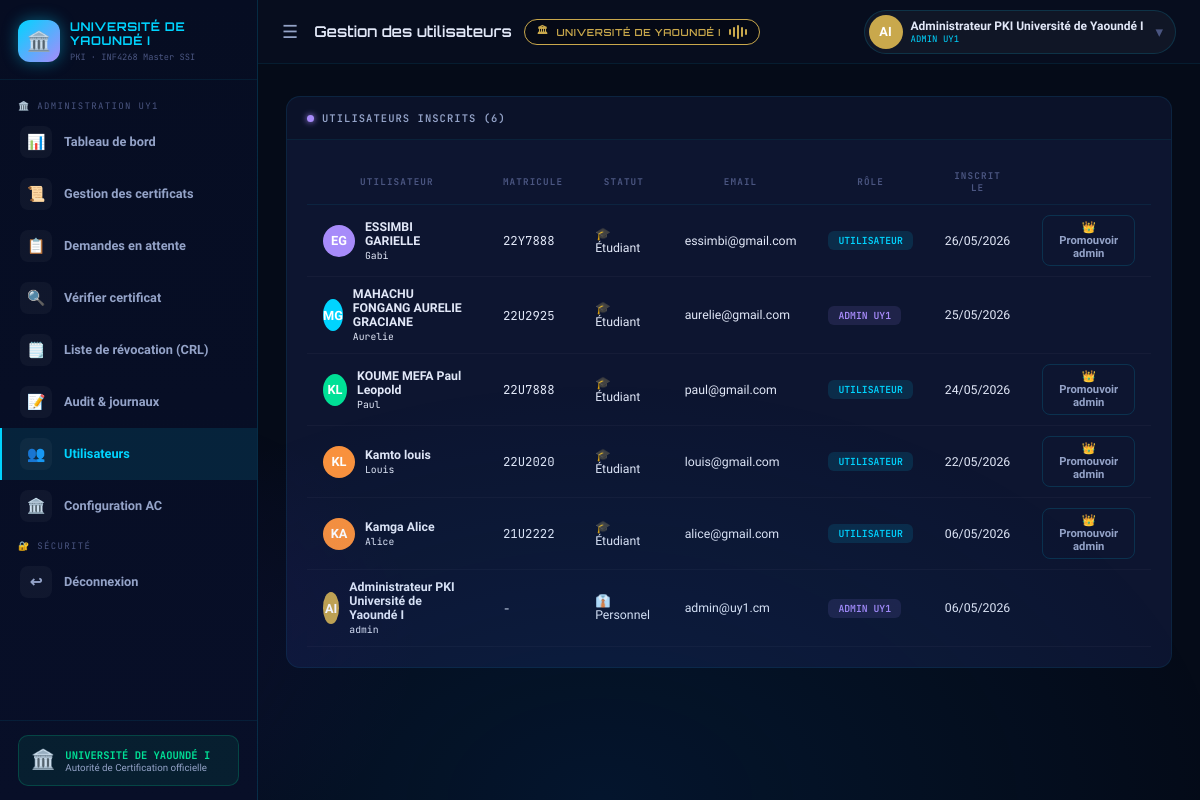
The app's page /users (signed in) with its own data.
### modules/models.py (models this page shows, shortened)
class User(UserMixin, db.Model):
    __tablename__ = 'users'
    id            = db.Column(db.Integer, primary_key=True)
    username      = db.Column(db.String(64), unique=True, nullable=False)
    email         = db.Column(db.String(120), unique=True, nullable=False)
    full_name     = db.Column(db.String(128), default='')
    matricule     = db.Column(db.String(50), default='')
    age           = db.Column(db.Integer, default=0)
    department    = db.Column(db.String(128), default='')
    status_type   = db.Column(db.String(30), default='etudiant')
    password_hash = db.Column(db.String(256), nullable=False)
    role          = db.Column(db.String(20), default='user')
    avatar_color  = db.Column(db.String(20), default='#00d4ff')
    created_at    = db.Column(db.DateTime, default=datetime.utcnow)
    last_login    = db.Column(db.DateTime, nullable=True)
    certificates  = db.relationship('Certificate', backref='owner', lazy=True)
    logs          = db.relationship('AuditLog', backref='user_ref', lazy=True)
    requests      = db.relationship('CertificateRequest',
                                   foreign_keys='CertificateRequest.user_id',
                                   backref='requester', lazy=True)
    def is_admin(self):
        return self.role == 'admin'
    def display_name(self):
        return self.full_name if self.full_name else self.username
    def initials(self):
        n = self.display_name()
        parts = n.split()
        if len(parts) >= 2:
            return (parts[0][0] + parts[-1][0]).upper()
        return n[:2].upper()
    def get_status_label(self):
        labels = {
            'etudiant': '🎓 Étudiant',
            'enseignant': '👨‍🏫 Enseignant',
            'personnel': '👔 Personnel'
        }
        return labels.get(self.status_type, '📝 Autre')

### app.py (the view)
@app.route('/users')
@login_required
def users():
    if not current_user.is_admin():
        flash('Accès réservé à l\'administration.', 'danger')
        return redirect(url_for('dashboard_user'))
    all_users = User.query.order_by(User.created_at.desc()).all()
    return render_template('users.html', all_users=all_users)

### app.py (called while the page is built)
@login_manager.user_loader
def load_user(uid):
    return db.session.get(User, int(uid))

def get_ca():
    return AuthorityCA.query.first()

def expiring_soon(days=30):
    limit = datetime.utcnow() + timedelta(days=days)
    return Certificate.query.filter(Certificate.status=='VALID', Certificate.expires_at!=None, Certificate.expires_at<=limit).count()

@app.context_processor
def inject_globals():
    ca = get_ca()
    notif_count = expiring_soon(30) if ca else 0
    pending_count = CertificateRequest.query.filter_by(status='PENDING').count() if ca and current_user.is_authenticated and current_user.is_admin() else 0
    return dict(
        ca_exists=bool(ca),
        notif_count=notif_count,
        pending_count=pending_count,
        reasons_labels=REASONS_LABELS,
        university_name="Université de Yaoundé I"
    )

### templates/users.html (shortened to what this page needs)
{% extends "base.html" %}
{% block page_title %}Gestion des utilisateurs{% endblock %}
{% block content %}
<div class="card">
  <div class="card-header">
    <div class="card-title">
      <span class="dot dot-purple"></span>
      UTILISATEURS INSCRITS ({{ all_users|length }})
    </div>
  </div>
  <div class="card-body">
    <div class="table-wrap">
      <table>
        <thead>
          <tr>
            <th>Utilisateur</th>
            <th>Matricule</th>
            <th>Statut</th>
            <th>Email</th>
            <th>Rôle</th>
            <th>Inscrit le</th>
            <th></th>
          </tr>
        </thead>
        <tbody>
          {% for user in all_users %}
          <tr>
            <td>
              <div style="display: flex; align-items: center; gap: 10px;">
                <div class="user-avatar" style="width: 32px; height: 32px; background: {{ user.avatar_color }};">{{ user.initials() }}</div>
                <div>
                  <strong>{{ user.display_name() }}</strong><br>
                  <span class="mono" style="font-size: 0.65rem;">{{ user.username }}</span>
                </div>
              </div>
            </td>
            <td class="mono">{{ user.matricule or '-' }}</td>
            <td>{{ user.get_status_label() }}</td>
            <td>{{ user.email }}</td>
            <td>{% if user.is_admin() %}<span class="badge badge-admin">ADMIN UY1</span>{% else %}<span class="badge badge-user">UTILISATEUR</span>{% endif %}</td>
            <td>{{ user.created_at.strftime('%d/%m/%Y') }}</td>
            <td>
              {% if not user.is_admin() and current_user.is_admin() and user.id != current_user.id %}
              <form method="POST" action="{{ url_for('promote_user', uid=user.id) }}" style="display: inline;">
                <button type="submit" class="btn btn-outline btn-sm">👑 Promouvoir admin</button>
              </form>
              {% endif %}
            </td>
          </tr>
          {% endfor %}
        </tbody>
      </table>
    </div>
  </div>
</div>
{% endblock %}

### templates/base.html (shortened to what this page needs)
<!DOCTYPE html>
<html lang="fr">
<head>
  <link rel="stylesheet" href="{{ url_for('static', filename='css/style.css') }}">
</head>
<body>
{% if current_user.is_authenticated %}
<aside class="sidebar" id="sidebar">
  <div class="sidebar-logo">
    <div class="sidebar-logo-icon">🏛️</div>
    <div class="sidebar-logo-text">
      <h2>UNIVERSITÉ DE YAOUNDÉ I</h2>
      <p>PKI · INF4268 Master SSI</p>
    </div>
  </div>
  <nav class="sidebar-nav">
    {% if current_user.is_admin() %}
      <div class="nav-section">🏛️ Administration UY1</div>
      <a href="{{ url_for('dashboard_admin') }}" class="nav-link {% if request.endpoint=='dashboard_admin' %}active{% endif %}">
        <div class="nav-icon">📊</div> <span>Tableau de bord</span>
      </a>
      <a href="{{ url_for('certificates') }}" class="nav-link {% if request.endpoint=='certificates' %}active{% endif %}">
        <div class="nav-icon">📜</div> <span>Gestion des certificats</span>
      </a>
      <a href="{{ url_for('pending_requests') }}" class="nav-link {% if request.endpoint=='pending_requests' %}active{% endif %}">
        <div class="nav-icon">📋</div> <span>Demandes en attente</span>
      </a>
      <a href="{{ url_for('verify') }}" class="nav-link {% if request.endpoint=='verify' %}active{% endif %}">
        <div class="nav-icon">🔍</div> <span>Vérifier certificat</span>
      </a>
      <a href="{{ url_for('view_crl') }}" class="nav-link {% if request.endpoint=='view_crl' %}active{% endif %}">
        <div class="nav-icon">🗒️</div> <span>Liste de révocation (CRL)</span>
      </a>
      <a href="{{ url_for('audit') }}" class="nav-link {% if request.endpoint=='audit' %}active{% endif %}">
        <div class="nav-icon">📝</div> <span>Audit & journaux</span>
      </a>
      <a href="{{ url_for('users') }}" class="nav-link {% if request.endpoint=='users' %}active{% endif %}">
        <div class="nav-icon">👥</div> <span>Utilisateurs</span>
      </a>
      <a href="{{ url_for('admin_ca') }}" class="nav-link {% if request.endpoint=='admin_ca' %}active{% endif %}">
        <div class="nav-icon">🏛️</div> <span>Configuration AC</span>
      </a>
    {% endif %}
    <div class="nav-section">🔐 Sécurité</div>
    <a href="{{ url_for('logout') }}" class="nav-link">
      <div class="nav-icon">↩</div> <span>Déconnexion</span>
    </a>
  </nav>
  <div class="sidebar-footer">
    <div class="sidebar-status">
      <div class="status-icon">🏛️</div>
      <div>
        <div class="status-title">UNIVERSITÉ DE YAOUNDÉ I</div>
        <div class="status-desc">Autorité de Certification officielle</div>
      </div>
    </div>
  </div>
</aside>
<div class="topbar" id="topbar">
  <button class="topbar-menu-btn" id="menuBtn" onclick="toggleSidebar()">☰</button>
  <div class="topbar-title">
    {% block page_title %}PKI Université de Yaoundé I{% endblock %}
    {% if ca_exists %}
    <div class="topbar-ca-badge">
      🏛 <span class="topbar-ca-text">UNIVERSITÉ DE YAOUNDÉ I</span>
      <div class="wave">
        <span></span><span></span><span></span><span></span><span></span>
      </div>
    </div>
    {% endif %}
  </div>
  <div class="topbar-actions">
    <a href="{{ url_for('profile') }}" class="user-pill">
      <div class="user-avatar" style="background:{{ current_user.avatar_color }};">
        {{ current_user.initials() }}
      </div>
      <div class="user-pill-info">
        <div class="user-name">{{ current_user.display_name() }}</div>
        <div class="user-role">{% if current_user.is_admin() %}ADMIN UY1{% else %}{{ current_user.get_status_label() }}{% endif %}</div>
      </div>
      <span style="color:var(--muted);margin-left:4px;">▾</span>
    </a>
  </div>
</div>
<div class="main-wrapper" id="mainWrapper">
  <div class="flash-zone">
  </div>
  <div class="page-content">
    {% block content %}{% endblock %}
  </div>
</div>
{% endif %}
</body>
</html>

### records on screen
User: initials "AI", display_name "Administrateur PKI Université de Yaoundé I", username "admin", matricule "-", get_status_label "👔 Personnel", email "admin@uy1.cm", role "ADMIN UY1", created_at "06/05/2026"
User: initials "EG", display_name "ESSIMBI GARIELLE", username "Gabi", matricule "22Y7888", get_status_label "🎓 Étudiant", email "essimbi@gmail.com", role "UTILISATEUR", created_at "26/05/2026"
User: initials "MG", display_name "MAHACHU FONGANG AURELIE GRACIANE", username "Aurelie", matricule "22U2925", get_status_label "🎓 Étudiant", email "aurelie@gmail.com", role "ADMIN UY1", created_at "25/05/2026"
User: initials "KL", display_name "KOUME MEFA Paul Leopold", username "Paul", matricule "22U7888", get_status_label "🎓 Étudiant", email "paul@gmail.com", role "UTILISATEUR", created_at "24/05/2026"
User: initials "KL", display_name "Kamto louis", username "Louis", matricule "22U2020", get_status_label "🎓 Étudiant", email "louis@gmail.com", role "UTILISATEUR", created_at "22/05/2026"
User: initials "KA", display_name "Kamga Alice", username "Alice", matricule "21U2222", get_status_label "🎓 Étudiant", email "alice@gmail.com", role "UTILISATEUR", created_at "06/05/2026"

### other values on screen
{{ all_users|length }} "6"
